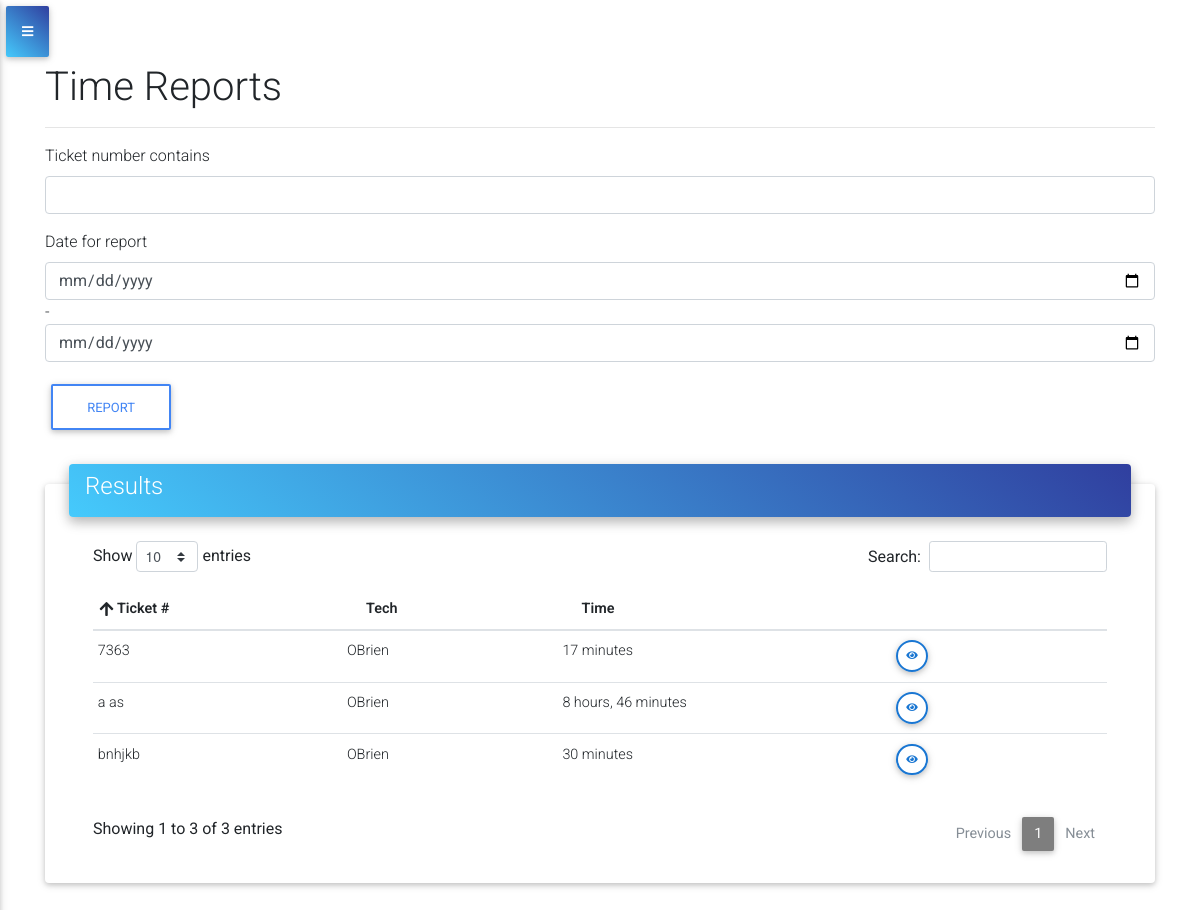
The app's page /reports/ (signed in) with its own data.
### ticket/models.py (models this page shows, shortened)
class Ticket(models.Model):
    ticket_number = models.CharField(primary_key=True, max_length=10)
    t_customer = models.ForeignKey(Customer,null=True, on_delete=models.SET_NULL)
    t_jobsite = models.ForeignKey(Jobsite, null=True, on_delete=models.SET_NULL)
    stop = models.CharField(choices=STOP, max_length=254, default='1st')
    assigned = models.ManyToManyField(AccountUser, blank=True)
    department = models.ForeignKey(ServiceProvided,null=True, on_delete=models.SET_NULL)
    t_type = models.ForeignKey(TicketType,null=True, on_delete=models.SET_NULL)
    scope = models.TextField()
    repair_notes = models.TextField(blank=True)
    additional_work = models.TextField(blank=True)
    schedule = models.DateField(default=datetime.date.today)
    start_job = models.BooleanField(default=False)
    completed = models.BooleanField(default=False)
    created_at = models.DateTimeField(auto_now_add=True)
    updated_at = models.DateTimeField(auto_now=True)
    start_time = models.DateTimeField(blank=True,null=True)
    end_time = models.DateTimeField(blank=True,null=True)
    account = models.ForeignKey(AccountCompany, on_delete=models.CASCADE)

### accounts/models.py (models this page shows)
class AccountUser(models.Model):
    user = models.OneToOneField(User, on_delete=models.CASCADE)
    account = models.ForeignKey(AccountCompany, on_delete=models.CASCADE)
    company = models.CharField(max_length=100, blank=True)
    role = models.CharField(choices=ROLES, max_length=20, null=True, default='Tech')
    def __str__(self):
        return str(self.user.username)

### ticket/views.py (the view)
# urls.py: path('reports/', views.reports, name='reports')
@login_required
def reports(request):
    ticket_filter = TicketFilter(request.GET, queryset=Ticket.objects.filter(account=request.user.accountuser.account))
    context = {
        'ticket_filter': ticket_filter,
        'ticket_count' : ticket_count(request),
        'tech_ticket_count' : tech_ticket_count(request),
        'tickets' : all_tickets(request),
    }
    return render(request,'ticket/reports.html',context=context)

### accounts/models.py (called while the page is built)
    def __str__(self):
        return self.company_name

### service_ticket_app/utils.py (called while the page is built)
def ticket_count(request):
    count = Ticket.objects.filter(account=request.user.accountuser.account).count()
    return count

def all_tickets(request):
    all_tickets = Ticket.objects.filter(account=request.user.accountuser.account)
    return all_tickets

def tech_ticket_count(request):
    count = Ticket.objects.filter(account=request.user.accountuser.account, assigned=request.user.accountuser).count()
    return count

### ticket/templates/ticket/reports.html (shortened to what this page needs)
{% extends 'base.html' %}
{% load crispy_forms_tags %}
{% block content %}
<h1>Time Reports</h1>
<hr>
<form method='GET'>
    {{ ticket_filter.form|crispy }}
    <input class='btn btn-outline-primary' type="submit" value='Report'>
</form>
<div class="card card-cascade narrower mt-5 mb-5">
    <div class="view view-cascade gradient-card-header blue-gradient narrower py-2 mx-4 mb-3 d-flex justify-content-between align-items-center">
        <div class='justify-content-start'>
            <h4>
            {% if not ticket_filter.qs %}
                No tickets match date range or ticket number!
            {% else %}
                Results
            {% endif %}
            </h4>
        </div>
    </div>
    <div class="px-5">
        <div class="table-wrapper">
            <table id="ticket_list" class="table table-hover table-sm table-responsive-sm" width="100%">
                <thead>
                    <tr>
                        <th class="th-sm">Ticket #
                        </th>
                        <th class="th-sm">Tech
                        </th>
                        <th class="th-sm">Time
                        </th>
                        <th class="th-sm">
                        </th>
                    </tr>
                </thead>
                <tbody>
                     {% for f in ticket_filter.qs %}
                        <tr>
                            <td>{{ f.ticket_number }}</td>
                            <td>
                                {% for t in f.assigned.all %}
                                    {{ t }}
                                {% endfor %}
                            </td>
                            <td>
                                {{ f.start_time|timesince:f.end_time}}
                            </td>
                            <td>
                                <a href="{% url 'ticket_app:ticket_detail' pk=f.ticket_number %}" type="button" class="btn btn-outline-blue btn-rounded btn-sm px-2">
                                    <i class="fas fa-eye lt mt-0"></i>
                                </a>
                            </td>
                        </tr>
                    {% endfor %}
                </tbody>
            </table>
        </div>
    </div>
</div>
{% endblock %}

### templates/base.html (style rules this page uses)
table.dataTable thead .sorting:after, table.dataTable thead .sorting:before, table.dataTable thead .sorting_asc:after, table.dataTable thead .sorting_asc:before, table.dataTable thead .sorting_asc_disabled:after, table.dataTable thead .sorting_asc_disabled:before, table.dataTable thead .sorting_desc:after, table.dataTable thead .sorting_desc:before, table.dataTable thead .sorting_desc_disabled:after, table.dataTable thead .sorting_desc_disabled:before { bottom: .5em; }

### records on screen
Ticket: ticket_number "bnhjkb", start_time "30 minutes"
AccountUser: user.username "OBrien"
Ticket: ticket_number "7363", start_time "17 minutes"
Ticket: ticket_number "a as", start_time "8 hours, 46 minutes"
